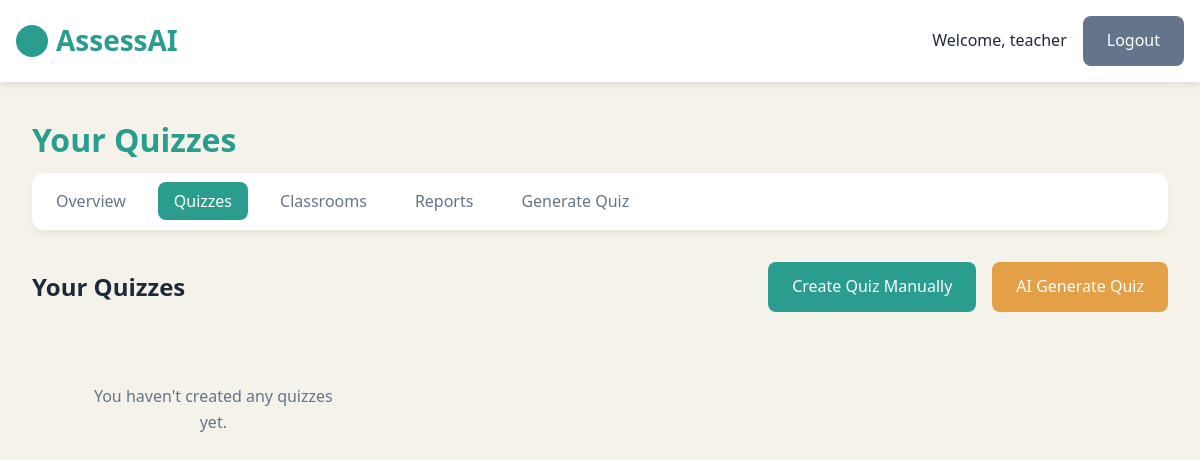
The page /quizzes (signed in) on the database as committed earlier.
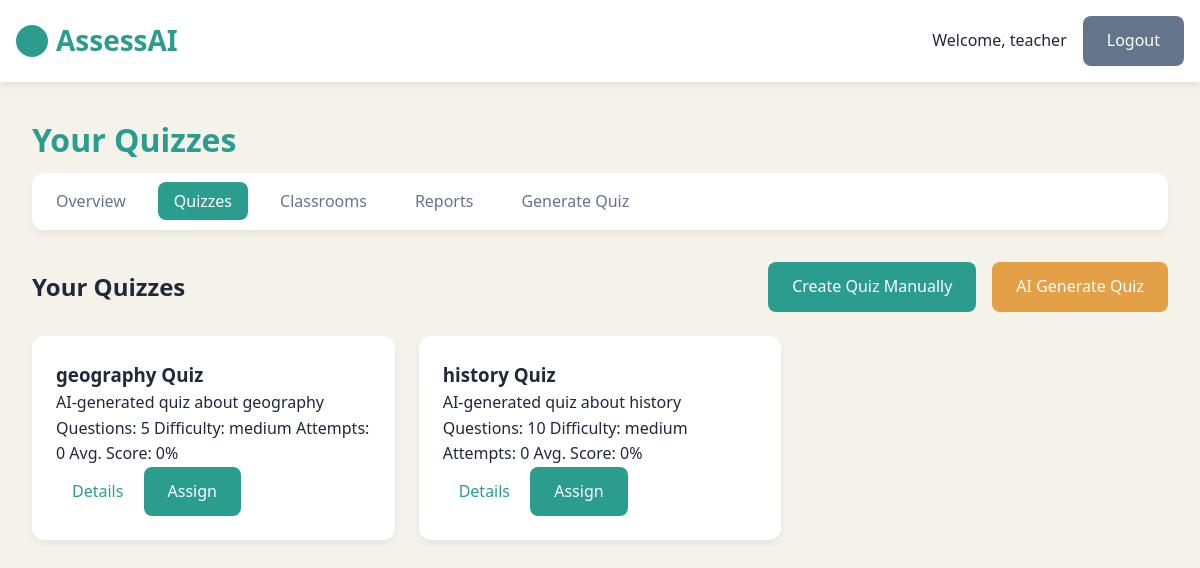
The same page on the database as committed later.
### models.py (models this page shows)
class Quiz(db.Model):
    id = db.Column(db.Integer, primary_key=True)
    title = db.Column(db.String(100), nullable=False)
    description = db.Column(db.Text)
    created_date = db.Column(db.DateTime, default=datetime.utcnow)
    difficulty = db.Column(db.String(20), default='medium')
    teacher_id = db.Column(db.Integer, db.ForeignKey('user.id'), nullable=False)
    questions = db.relationship('Question', backref='quiz', lazy=True)
    assigned_classrooms = db.relationship('Classroom',
        secondary=quiz_classroom,
        backref=db.backref('quizzes', lazy='dynamic')
    )

### app.py (the view)
@app.route('/quizzes')
def quizzes():
    if 'user_id' not in session or session['user_type'] != 'teacher':
        return redirect(url_for('login'))
    teacher_id = session['user_id']
    quizzes = Quiz.query.filter_by(teacher_id=teacher_id).all()
    return render_template('quizzes.html', quizzes=quizzes)

### templates/quizzes.html (shortened to what this page needs)
{% extends 'base.html' %}
{% block content %}
<div class="dashboard-container">
    <h1 class="dashboard-title">Your Quizzes</h1>
    <nav class="dashboard-nav">
        <ul>
            <li><a href="{{ url_for('teacher_dashboard') }}">Overview</a></li>
            <li class="active"><a href="{{ url_for('quizzes') }}">Quizzes</a></li>
            <li><a href="{{ url_for('classrooms') }}">Classrooms</a></li>
            <li><a href="#">Reports</a></li>
            <li><a href="#">Generate Quiz</a></li>
        </ul>
    </nav>
    <div class="dashboard-header">
        <h2>Your Quizzes</h2>
        <div class="dashboard-actions">
            <a href="{{ url_for('create_quiz') }}" class="btn btn-primary">Create Quiz Manually</a>
            <a href="{{ url_for('ai_generate_quiz') }}" class="btn btn-highlight">AI Generate Quiz</a>
        </div>
    </div>
    <div class="quizzes-grid">
        {% for quiz in quizzes %}
        <div class="quiz-card">
            <h3>{{ quiz.title }}</h3>
            <p>{{ quiz.description }}</p>
            <div class="quiz-meta">
                <span>Questions: {{ quiz.questions|length }}</span>
                <span>Difficulty: {{ quiz.difficulty }}</span>
                <span>Attempts: 0</span>
                <span>Avg. Score: 0%</span>
            </div>
            <div class="quiz-actions">
                <a href="#" class="btn btn-text">Details</a>
                <a href="#" class="btn btn-primary">Assign</a>
            </div>
        </div>
        {% else %}
        <p class="no-quizzes">You haven't created any quizzes yet.</p>
        {% endfor %}
    </div>
</div>
{% endblock %}

### templates/base.html (shortened to what this page needs)
<!DOCTYPE html>
<html lang="en">
<head>
    <link rel="stylesheet" href="{{ url_for('static', filename='css/styles.css') }}">
</head>
<body>
    <header>
        <div class="header-container">
            <a href="/" class="logo">AssessAI</a>
            <div class="header-right">
                {% if session.get('user_id') %}
                    <span class="welcome-message">Welcome, {{ session.get('name') }}
                    </span>
                    <a href="{{ url_for('logout') }}" class="btn btn-secondary">Logout</a>
                {% endif %}
            </div>
        </div>
    </header>
    <main>
        {% block content %}{% endblock %}
    </main>
</body>
</html>

### static/css/styles.css (style rules this page uses)
:root { --primary-color: #2A9D8F; --primary-hover: #238277; --secondary-color: #64748b; --background-light: #f5f2e9; --text-color: #1e293b; --accent-color: #e3a046; --error-color: #ef4444; --success-color: #10b981; }
* { box-sizing: border-box; margin: 0; padding: 0; }
body { font-family: 'Segoe UI', system-ui, sans-serif; line-height: 1.6; color: var(--text-color); background-color: var(--background-light); min-height: 100vh; }
header { background: white; box-shadow: 0 2px 8px rgba(0,0,0,0.1); padding: 1rem 0; position: sticky; top: 0; z-index: 100; }
.header-container { display: flex; justify-content: space-between; align-items: center; max-width: 1200px; margin: 0 auto; padding: 0 1rem; }
.logo { font-size: 1.75rem; font-weight: bold; color: var(--primary-color); text-decoration: none; display: flex; align-items: center; }
.logo::before { content: ""; display: inline-block; width: 32px; height: 32px; margin-right: 8px; background-size: contain; }
.header-right { display: flex; align-items: center; gap: 1rem; }
.welcome-message { color: var(--text-color); font-weight: 500; }
.btn { display: inline-block; padding: 0.75rem 1.5rem; border-radius: 0.5rem; font-weight: 500; text-align: center; text-decoration: none; cursor: pointer; transition: all 0.3s; border: none; }
.btn-primary { background-color: var(--primary-color); color: white; }
.btn-secondary { background-color: var(--secondary-color); color: white; }
.btn-highlight { background-color: var(--accent-color); color: white; }
.btn-text { background: transparent; color: var(--primary-color); padding: 0.5rem 1rem; }
.dashboard-container { padding: 2rem; max-width: 1200px; margin: 0 auto; }
.dashboard-title { font-size: 2rem; font-weight: 700; color: var(--primary-color); margin-bottom: 0.5rem; }
.dashboard-nav { background: white; border-radius: 0.75rem; padding: 0.5rem; margin-bottom: 2rem; box-shadow: 0 4px 6px rgba(0,0,0,0.05); }
.dashboard-nav ul { list-style: none; display: flex; gap: 1rem; }
.dashboard-nav li { padding: 0.5rem 0; }
.dashboard-nav li a { color: var(--secondary-color); text-decoration: none; padding: 0.5rem 1rem; border-radius: 0.5rem; transition: all 0.2s; }
.dashboard-nav li.active a { color: white; background-color: var(--primary-color); font-weight: 500; }
.dashboard-header { display: flex; justify-content: space-between; align-items: center; margin-bottom: 1.5rem; }
.dashboard-actions { display: flex; gap: 1rem; }
.quizzes-grid, .row { display: grid; grid-template-columns: repeat(auto-fill, minmax(300px, 1fr)); gap: 1.5rem; margin-bottom: 2rem; }
.quiz-card, .card, .classroom-card, .action-card { background: white; border-radius: 0.75rem; padding: 1.5rem; box-shadow: 0 4px 6px rgba(0,0,0,0.05); transition: all 0.3s; }

Rows that differ between the two databases and show on the page:
added Quiz: title "geography Quiz", description "AI-generated quiz about geography", questions|length "5", difficulty "medium"
added Quiz: title "history Quiz", description "AI-generated quiz about history", questions|length "10", difficulty "medium"
Other text that changed with them:
text no longer shown: "You haven't created any quizzes yet."
